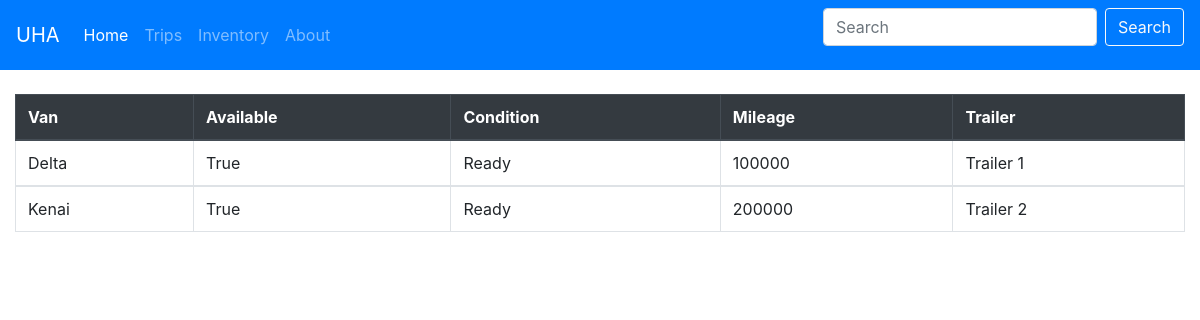
Page /vans/ on the committed database.
### inventory/models.py (models this page shows, shortened)
class vans(models.Model):
    class Meta:
        verbose_name_plural = "vans"
    choices = (
        ('Ready','No Issues'),
        ('Work Needed','Issues identified'),
        ('Off-Limits','Not usable for treks')
        )
    vanName = models.CharField(max_length=30, unique=True, blank=False)
    condition = models.CharField(max_length=50, choices = choices)
    available = models.BooleanField(default=True, blank=False)
    mileage = models.PositiveIntegerField()
    trailer = models.ForeignKey(trailers, on_delete=models.CASCADE)
    comments = models.TextField(blank=True, null=True)

class trailers(models.Model):
    choices = (
        ('Ready','No Issues'),
        ('Work Needed','Issues identified'),
        ('Off-Limits','Not usable for treks')
        )
    trailer_name = models.CharField(max_length=50, unique=True)
    warehouse = models.ForeignKey(warehouse, on_delete=models.CASCADE)
    condition = models.CharField(max_length=50, choices = choices)
    available = models.BooleanField(default=True, blank=False)
    def __str__(self):
        return self.trailer_name

### inventory/views.py (the view)
# urls.py: url(r'^vans/$', views.VansView.as_view(), name='vans'),
class VansView(generic.ListView):
    model = vans
    template_name = 'inventory/vans_list.html'
    def get_queryset(self):
        return vans.objects.all()

### inventory/templates/inventory/vans_list.html (shortened to what this page needs)
{% extends 'inventory/base.html' %}
{% block body %}
<div class="table-responsive">
    <table class="table table-hover table-bordered">
    <thead class="thead-dark">
        <tr>
        <th scope="col">Van</th>
        <th scope="col">Available</th>
        <th scope="col">Condition</th>
        <th scope="col">Mileage</th>
        <th scope="col">Trailer</th>
        </tr>
    </thead>
    {% for van in object_list %}
    <tbody>
        <tr>
        <td>{{ van.vanName }}</td>
        <td>{{ van.available }}</td>
        <td>{{ van.condition }}</td>
        <td>{{ van.mileage }}</td>
        <td>{{ van.trailer }}
        </tr>
    {% endfor %}
    </tbody>
    </table>
</div>
{% endblock body %}

### rows in the picture
vans: vanName "Delta", available "True", condition "Ready", mileage "100000", trailer "Trailer 1"
vans: vanName "Kenai", available "True", condition "Ready", mileage "200000", trailer "Trailer 2"
